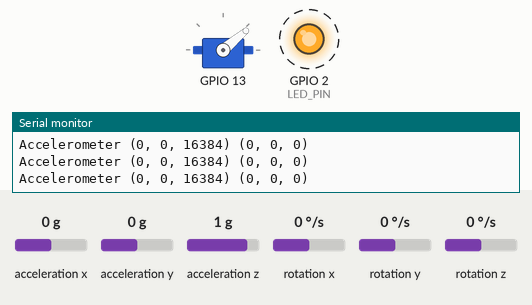
Simulated run of this program. Board: ESP32. Shown: servo, output pins drawn as LEDs (lit = HIGH), the last lines printed to the serial monitor. Dashed ring = blinking. The test bench sets the inputs (shaded band); at power-on: acceleration x 0 g, acceleration y 0 g, acceleration z 1 g, rotation x 0 °/s, rotation y 0 °/s, rotation z 0 °/s. EEPROM starts erased; nothing arrives over Bluetooth unless stated; a phone connects over Bluetooth LE 3 s after start.

Above: at 3.2 s.
3.3 s: acceleration x set to -1.4 g
At 5.4 s:
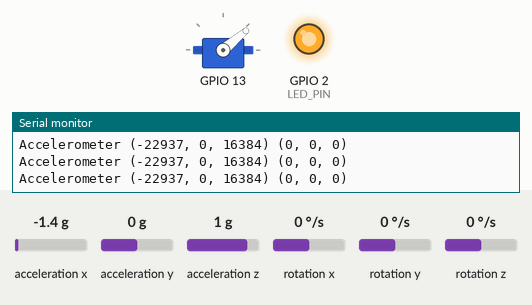
6.3 s: acceleration x set to -1.1 g
At 6.6 s:
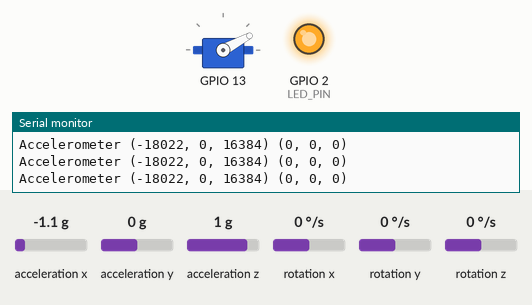
At 8.1 s:
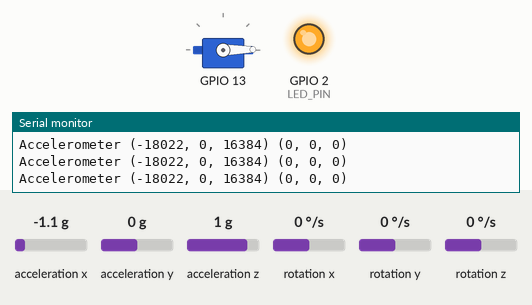
Timing chart, 0 to 9.6 s (numbered marks = the images above; inputs shaded):
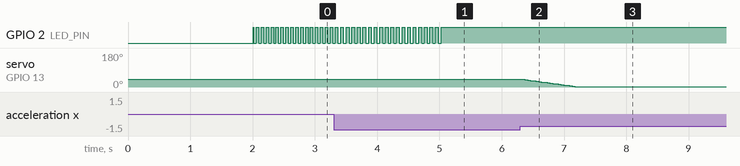

Measured:
- the behaviour switches between -1.3 and -1.2 g on acceleration x (found by bisection; images 1 and 2)
- after the input at 6.3 s, servo on GPIO 13: moves from 40° to 1° over 0.85 s, starting after 0.07 s
- by itself, GPIO 2 (LED_PIN): alternates HIGH for 0.04 s and LOW for 0.04 s, 39 changes in all, then stays HIGH

The program:

main.cpp
```cpp
#include <Arduino.h>

#include <utils/Log.h>
#include <Device.h>

// Глобальная переменная устройства
Device* g_pDevice;

// Настройка программы
void setup() {
	// Инициализация логирования
	logInit();

	// Ининциализация устройства
	g_pDevice = new Device("Isarithm");
	if (!g_pDevice->Init()) {
		// Перезапуск контроллера
		logError("Device initialization failed");
		digitalWrite(3, LOW);
	};

	logInfo("Program started");
}

// Основной цикл программы
void loop() {
	// Обновление устройтва
	g_pDevice->Update();

	LogWriteBreak();
}
```

Device.h
```cpp
#pragma once

#include <string>

#include <finger/Finger.h>
#include <bluetooth/Bluetooth.h>
#include <accelerometer/Accelerometer.h>
#include <activity/ActivityStorage.h>

/**
 * Класс описания состояния устройства
 */
class Device {
public:
	/**
	 * Конструктор устройства
	 * @param name Название утройства
	 */
	explicit Device(std::string name);

	/**
	 * Инициализация устройства
	 * @return Результат инициализации
	 */
	bool Init();

	/**
	 * Обновление устройства
	 */
	void Update();

private:
	// Имя устройства
	std::string name;
	// Палец
	Finger* pFinger;
	// Bluetooth
	Bluetooth* pBluetooth;
	// Акселерометр
	Accelerometer* pAccelerometer;
	// Данные активностей
	ActivityStorage* pActivityStorage;

};
```

Accelerometer.h
```cpp
#pragma once

#include <I2Cdev.h>
#include <MPU6050.h>

/**
 * Данные акселерометра
 */
struct AccelerometerData {
	// Ускорение
	int16_t ax, ay, az;
	// Наклон
	int16_t gx, gy, gz;
};

class Accelerometer {
public:
	Accelerometer();

	/**
	 * Инициализация акселерометра
	 * @return Результат инициализации
	 */
	bool Init();

	/**
	 * Обновление состояния акселерометра
	 */
	void Update();

	AccelerometerData GetData();

	static AccelerometerData GetDefaultData();

private:
	/**
	 * Акселерометр
	 */
	MPU6050 mpu;

	/**
	 * Данные акселерометра
	 */
	AccelerometerData data;

};
```

ActivityStorage.h
```cpp
#pragma once

/**
 * Структура хранения временных записей
 */
struct TimeRecord {
	int angleX;
	int angleY;
	int angleZ;
	int accelerationX;
	int accelerationY;
	int accelerationZ;
};

#define MAX_NUM_RECORDS 10

/**
 * Структура хранения активностей
 */
struct Activity {
	unsigned int id;
	unsigned int tolerance;
	unsigned int numTimeRecords;
	TimeRecord timeRecords[MAX_NUM_RECORDS];
};

#define MAX_NUM_ACTIVITIES 2

/**
 * Данные активностей
 */
struct ActivityData {
	int numActivities;
	Activity activities[MAX_NUM_ACTIVITIES];
	unsigned int dataValid;
};

/**
 * Класс доступа к активностям в памяти устройства
 */
class ActivityStorage {
public:
	ActivityStorage();

	/**
	 * Инизациализация хранения активностей
	 * @return Результат инициализации
	 */
	bool Init();

	/**
	 * Получение активностей из памяти
	 */
	ActivityData Get();

	/**
	 * Записать
	 * @return Результат записи
	 */
	bool Save();

protected:
	/**
	 * Создать первичную запись данных в EEPROM
	 * @return Резултат записи
	 */
	bool Create();

private:
	// Данные в памяти
	ActivityData data;

};
```

Bluetooth.h
```cpp
#pragma once

#include <map>
#include <BLEDevice.h>

/**
 * Класс для обозначения состояния соединения
 */
class ServerCallbacks : public BLEServerCallbacks {
	void onConnect(BLEServer* pServer) override;;

	void onDisconnect(BLEServer* pServer) override;

};

/**
 * Класс для работы с Bluetooth соединениями
 */
class Bluetooth {
public:
	Bluetooth();

	bool SetCharacteristicValue(std::string name, std::string data);

	std::string GetCharacteristicValue(std::string name);

	static bool IsConnected();

private:
	// Ассоциативный массив характеристик
	std::map<std::string, BLECharacteristic*> characteristics;

	BLECharacteristic* statusCharacteristic;
	BLECharacteristic* servoCharacteristic;

};
```

Drive.h
```cpp
#pragma once

#include <ESP32Servo.h>
#include <string>

enum DriveState
{
	DS_UNDEFINED = 0,
	// Ожидание
	WAITING,
	// Смена угла
	CHANGE_ANGLE,
	// Движение в направлении
	MOVE_DIRECTION,
};

enum DriveMoveSpeed
{
	DMS_UNDEFINED = 0,
	// Медлено
	SLOW = 1,
	// Средне
	MEDIUM = 2,
	// Быстро
	FAST = 3,
};

// Класс для управления серво двигателем
class Drive
{
private:
	// Имя двигателя
	std::string name = "name_undefined";

	// Серво двигатель
	Servo servo;

	// Текущее состояние двигателя
	DriveState state = DriveState::DS_UNDEFINED;
	// Текущий угол повопрота
	int currentAngle;

	// Время последнего обновления
	unsigned long lastUpdate = 0;

	// Целевое направление смены угла
	int changeAngleTo;
	// Направление смены угла
	int changeAngleDir = 0;
	// Время смены угла
	int changeAngleTime;
	// Скорость смены угла
	float changeAngleSpeed = 0.0f;

	// Напрвление движения в сторону
	int moveDirectionDir = 0;
	// Скорость движения в сторону
	DriveMoveSpeed moveDirectionSpeed = DriveMoveSpeed::DMS_UNDEFINED;
	// Коэфициент скорости движения
	float koef = 0.02f;

	// Установить угол (мгновенно)
	void SetAngle(int angle);

public:
	Drive(int pin, std::string name);
	~Drive();

	bool Init(int initialAngle);

	// Обновить состояние двигателя
	void Update();

	// Получить текущий угол
	inline int GetAngle()
	{
		return currentAngle;
	}

	// Получить состояние двигатаеля
	inline DriveState GetState()
	{
		return state;
	}
	// Установить угол (за время)
	void ChangeAngle(int angle, int time);

	// Поворачивать в заданном направлении со скоростью
	void MoveDirection(DriveMoveSpeed speed, int direction);

public:
	static const int minAngle = 1;
	static const int maxAngle = 60;
	static const int defaultAngle = 40;

};

int StraightenAngle(int angle);
```

Finger.h
```cpp
#pragma once

#include <drive/Drive.h>

enum FingerCommand {
	FC_UNDEFINED = 0,
	FC_BEND = 1,
	FC_DEFAULT = 2,
	FC_EXPAND = 3
};

/**
 * Класс описания пальца
 */
class Finger {
public:
	Finger();

	/**
	 * Инициализация пальца
	 */
	bool Init();

	/**
	 * Обновление состояния пальца
	 */
	void Update();

	void Reset();

	/**
	 * Перемещение пальца в позицию разворота
	 */
	void Expand();

	/**
	 * Перемещение пальца в позицию сгиба
	 */
	void Bend();

	/**
	 * Перемещение пальца в позицию по умолчанию
	 */
	void Default();

private:
	// Сервопривод
	Drive* pDrive;

};
```

Log.h
```cpp
#pragma once

#include <iostream>

/**
 * Инициализация логирвоания
 * @return
 */
bool logInit();

/**
 * Печать строки
 * @param buf Входная строка
 */
void logWriteLn(std::string buf);

/**
 * Вывод отслеживающей информации
 * @param buf Входная строка
 */
void logTrace(std::string buf);

/**
 * Вывод отладочной информации
 * @param buf Входная строка
 */
void logDebug(std::string buf);

/**
 * Вывод информационной информации
 * @param buf Входная строка
 */
void logInfo(std::string buf);

/**
 * Вывод предупреждающей информации
 * @param buf Входная строка
 */
void logWarning(std::string buf);

/**
 * Вывод ошибочной информации
 * @param buf Входная строка
 */
void logError(std::string buf);

/**
 * Вывести разделеине
 */
void LogWriteBreak();
```

Device.cpp
```cpp
#include <Device.h>

#include <esp32-hal.h>

#include <utils/Log.h>

#define LED_PIN 2
bool blinkState = false;

// Последняя переданная команда BLE
FingerCommand servoCommand = FC_UNDEFINED;

// Данные акселерометра прошлой итерации
AccelerometerData lastAccelerometerData = Accelerometer::GetDefaultData();

Device::Device(std::string name) {
	logTrace("Device::Device start");
	this->name = name;
	logInfo("Initializing device " + name);
	delay(2000);
}

bool Device::Init() {
	logDebug("Device::Init start");
	// Ининциализация пальца
	pFinger = new Finger();
	if (!pFinger->Init()) {
		logError("Finger initialization failed");
		return false;
	}
	// Инициализация Bluetooth
	pBluetooth = new Bluetooth();
	// Инициализация акселерометра
	pAccelerometer = new Accelerometer();
	if (!pAccelerometer->Init()) {
		logError("Accelerometer initialization failed");
		return false;
	}
	// Инициализация хранения активностей
	pActivityStorage = new ActivityStorage();
	if (pActivityStorage->Init()) {
		logError("ActivityStorage initialization failed");
		return false;
	}

	// Конфигурации LED для индикации состояния
	pinMode(LED_PIN, OUTPUT);

	return true;
}

void Device::Update() {
	logTrace("Device::Update start");

	// Обновлене состояния BLE
	std::string servoCommandStr = pBluetooth->GetCharacteristicValue("servo");

	// Обновление состояния акселерометра
	pAccelerometer->Update();

	AccelerometerData newAccelerometerData = pAccelerometer->GetData();

	// Обработка входящих команд
	if (servoCommandStr == "bend") {
		servoCommand = FC_BEND;
	} else if (servoCommandStr == "expand") {
		servoCommand = FC_EXPAND;
	} else if (servoCommandStr == "default") {
		servoCommand = FC_DEFAULT;
	}

	// Обработка данных акселерометра
	if (!(lastAccelerometerData.ax == 0 && lastAccelerometerData.ay == 0)) {
		if (abs(newAccelerometerData.ax - lastAccelerometerData.ax) > 3000) {
			servoCommand = FC_EXPAND;
		}
	}
	lastAccelerometerData = newAccelerometerData;

	//  Принятие решений по управлению пальцем
	switch (servoCommand) {
		case FC_BEND:
			pFinger->Bend();
			break;
		case FC_DEFAULT:
			pFinger->Default();
			break;
		case FC_EXPAND:
			pFinger->Expand();
			break;
		case FC_UNDEFINED:
		default:
			break;
	}
	servoCommand = FC_UNDEFINED;

	// Обновление состояния пальца
	pFinger->Update();

	// Мигания светодиодом для обозначения активности
	if (pBluetooth->IsConnected()) {
		digitalWrite(LED_PIN, 1);
	} else {
		blinkState = !blinkState;
		digitalWrite(LED_PIN, static_cast<uint8_t>(blinkState));
	}
}
```

Accelerometer.cpp
```cpp
#include <accelerometer/Accelerometer.h>

#include <utils/Log.h>

#include <Wire.h>
#include <HardwareSerial.h>

Accelerometer::Accelerometer() {
	logTrace("Accelerometer::Accelerometer start");

	// Инициализация I2C линии
	Wire.begin();

	// Инициализация I2C устройства
	logInfo("Initializing I2C devices...");
	mpu.initialize();
}

bool Accelerometer::Init() {
	logTrace("Accelerometer::Init start");

	// Проверка соединения
	logInfo("Testing device connections...");
	if (!mpu.testConnection()) {
		logError("MPU6050 connection failed");
		return false;
	}

	logInfo("MPU6050 connection successful");
	return true;
}

void Accelerometer::Update() {
	logTrace("Accelerometer::Update start");

	mpu.getMotion6(&data.ax, &data.ay, &data.az, &data.gx, &data.gy, &data.gz);

	Serial.printf("Accelerometer (%d, %d, %d) (%d, %d, %d)\n", data.ax, data.ay, data.az, data.gx, data.gy, data.gz);
}

AccelerometerData Accelerometer::GetData() {
	return data;
}

AccelerometerData Accelerometer::GetDefaultData() {
	return {0, 0, 0, 0, 0, 0};
}
```

ActivityStorage.cpp
```cpp
#include <activity/ActivityStorage.h>

#include <utils/Log.h>

#include <EEPROM.h>

// Изменить это значение при обновлении данных и сброса
#define DATA_VALID 190

ActivityStorage::ActivityStorage() {
	logTrace("ActivityStorage::ActivityStorage start");
}

bool ActivityStorage::Init() {
	logTrace("ActivityStorage::Init start");
	this->Get();
	if (this->data.dataValid != DATA_VALID) {
		this->Create();
	}
	return false;
}

ActivityData ActivityStorage::Get() {
	logTrace("ActivityStorage::Get start");
	EEPROM.begin(sizeof(this->data));
	EEPROM.get(0, this->data);
	return this->data;
}

bool ActivityStorage::Save() {
	logTrace("ActivityStorage::Save start");
	EEPROM.put(0, this->data);
	EEPROM.commit();

	return true;
}

bool ActivityStorage::Create() {
	logTrace("ActivityStorage::Create start");
	this->data.dataValid = DATA_VALID;

	return this->Save();
}
```

Bluetooth.cpp
```cpp
#include <utility>

#include <bluetooth/Bluetooth.h>

#include <utils/Log.h>

// Состояние наличия подключения
bool bIsClientConnected = false;

void ServerCallbacks::onConnect(BLEServer* pServer) {
	bIsClientConnected = true;
}

void ServerCallbacks::onDisconnect(BLEServer* pServer) {
	bIsClientConnected = false;
}

bool Bluetooth::IsConnected() {
	return bIsClientConnected;
}

#define BLE_UUID_SERVICE_BATTERY BLEUUID((uint16_t) 0x180F)
#define BLE_UUID_CHARACTERISTIC_BATTERY_LEVEL BLEUUID((uint16_t) 0x2A19)

#define BLE_UUID_SERVICE_DEVICE_INFORMATION BLEUUID((uint16_t) 0x180A)
#define BLE_UUID_CHARACTERISTIC_MANUFACTURER_NAME_STRING BLEUUID((uint16_t) 0x2A29)
#define BLE_UUID_CHARACTERISTIC_MODEL_NUMBER_STRING BLEUUID((uint16_t) 0x2A24)

#define BLE_UUID_SERVICE_USER_DATA BLEUUID((uint16_t) 0x181C)
#define BLE_UUID_CHARACTERISTIC_FIRST_NAME BLEUUID((uint16_t) 0x2A8A)
#define BLE_UUID_CHARACTERISTIC_LAST_NAME BLEUUID((uint16_t) 0x2A8A)
#define BLE_UUID_CHARACTERISTIC_EMAIL_ADDRESS BLEUUID((uint16_t) 0x2A87)

#define UUID_SERVICE "7eea71e1-8bf4-44ce-ad37-06ef17092c27"
#define UUID_CHAR_STATUS "3c720a95-549e-46be-8a4a-3a5b8c0517fb"
#define UUID_CHAR_SERVO_COMMANDS "110eedd3-721d-4ad4-9bcd-8006b7fc4bf9"

Bluetooth::Bluetooth() {
	logTrace("Bluetooth::Bluetooth start");
	BLEDevice::init("Isarithm");
	BLEServer* pServer = BLEDevice::createServer();
	pServer->setCallbacks(new ServerCallbacks());

	// Device info
	BLEService* pDeviceService = pServer->createService(BLE_UUID_SERVICE_DEVICE_INFORMATION);
	pDeviceService->createCharacteristic(BLE_UUID_CHARACTERISTIC_MANUFACTURER_NAME_STRING,
										 BLECharacteristic::PROPERTY_READ
	)->setValue("Semyon Polyotin");
	pDeviceService->createCharacteristic(BLE_UUID_CHARACTERISTIC_MODEL_NUMBER_STRING,
										 BLECharacteristic::PROPERTY_READ
	)->setValue("Isarithm");
	pDeviceService->start();

	// Battery service
	BLEService* pBatteryService = pServer->createService(BLE_UUID_SERVICE_BATTERY);
	uint8_t val = 100;
	pBatteryService->createCharacteristic(BLE_UUID_CHARACTERISTIC_BATTERY_LEVEL,
										  BLECharacteristic::PROPERTY_READ
	)->setValue(&val, 1);
	pBatteryService->start();

	// User data
	BLEService* pUserDataService = pServer->createService(BLE_UUID_SERVICE_USER_DATA);
	pUserDataService->createCharacteristic(BLE_UUID_CHARACTERISTIC_FIRST_NAME,
										   BLECharacteristic::PROPERTY_READ |
										   BLECharacteristic::PROPERTY_WRITE);
	pUserDataService->createCharacteristic(BLE_UUID_CHARACTERISTIC_LAST_NAME,
										   BLECharacteristic::PROPERTY_READ |
										   BLECharacteristic::PROPERTY_WRITE);
	pUserDataService->createCharacteristic(BLE_UUID_CHARACTERISTIC_EMAIL_ADDRESS,
										   BLECharacteristic::PROPERTY_READ |
										   BLECharacteristic::PROPERTY_WRITE);
	pUserDataService->start();

	// Custom service
	BLEService* pCustomService = pServer->createService(UUID_SERVICE);
	this->statusCharacteristic = pCustomService->createCharacteristic(UUID_CHAR_STATUS,
																	  BLECharacteristic::PROPERTY_READ |
																	  BLECharacteristic::PROPERTY_WRITE);
	this->statusCharacteristic->setValue("Isarithm online");
	this->servoCharacteristic = pCustomService->createCharacteristic(UUID_CHAR_SERVO_COMMANDS,
																	 BLECharacteristic::PROPERTY_READ |
																	 BLECharacteristic::PROPERTY_WRITE);
	pCustomService->start();

	BLEAdvertising* pAdvertising = pServer->getAdvertising();
	pAdvertising->start();
	logTrace("Bluetooth::Bluetooth end");
}

bool Bluetooth::SetCharacteristicValue(std::string name, std::string data) {
	logTrace("Bluetooth::SetCharacteristicValue start");
	servoCharacteristic->setValue(std::move(data));
	logTrace("Bluetooth::SetCharacteristicValue end");
	return true;
}

std::string Bluetooth::GetCharacteristicValue(std::string name) {
	std::string val = servoCharacteristic->getValue();
	servoCharacteristic->setValue("");
	return val;
}
```

Finger.cpp
```cpp
#include <finger/Finger.h>

#include <utils/Log.h>

Finger::Finger() {
	logTrace("Finger::Finger start");
	// Создание и инициализация первого серво двигателя
	pDrive = new Drive(13, "one");
}

bool Finger::Init() {
	logTrace("Finger::Init start");
	if (!pDrive->Init(Drive::defaultAngle)) {
		logWriteLn("Drive one initialization failed");
		return false;
	}
	return true;
}

void Finger::Update() {
	logTrace("Finger::Update start");
	// Обновление состояния серво двигателя
	pDrive->Update();
}

void Finger::Reset() {
	logTrace("Finger::Reset start");
	pDrive->ChangeAngle(90, 0);
}

void Finger::Expand() {
	logTrace("Finger::Expand start");
	// Разгибание пальца
	pDrive->MoveDirection(DriveMoveSpeed::MEDIUM, -1);
}

void Finger::Bend() {
	logTrace("Finger::Bend start");
	// Сгибание пальца
	pDrive->MoveDirection(DriveMoveSpeed::MEDIUM, 1);
}

void Finger::Default() {
	logTrace("Finger::Default start");
	// Сгибание пальца
	pDrive->ChangeAngle(Drive::defaultAngle, 0);
}
```

Log.cpp
```cpp
#include <utils/Log.h>

#include <HardwareSerial.h>

bool logInit() {
	Serial.begin(9600);
	logInfo("Log initialized");
	return true;
}

void logWriteLn(std::string buf) {
//	Serial.println(buf.c_str());
}

void LogWriteBreak() {
	logWriteLn("==============================================================");
}

void logTrace(std::string buf) {
	logWriteLn(std::move(buf));
}

void logDebug(std::string buf) {
	logWriteLn(std::move(buf));
}

void logInfo(std::string buf) {
	logWriteLn(std::move(buf));
}

void logWarning(std::string buf) {
	logWriteLn(std::move(buf));
}

void logError(std::string buf) {
	logWriteLn(std::move(buf));
}
```

Source omitted: Drive.cpp (4224 bytes)
